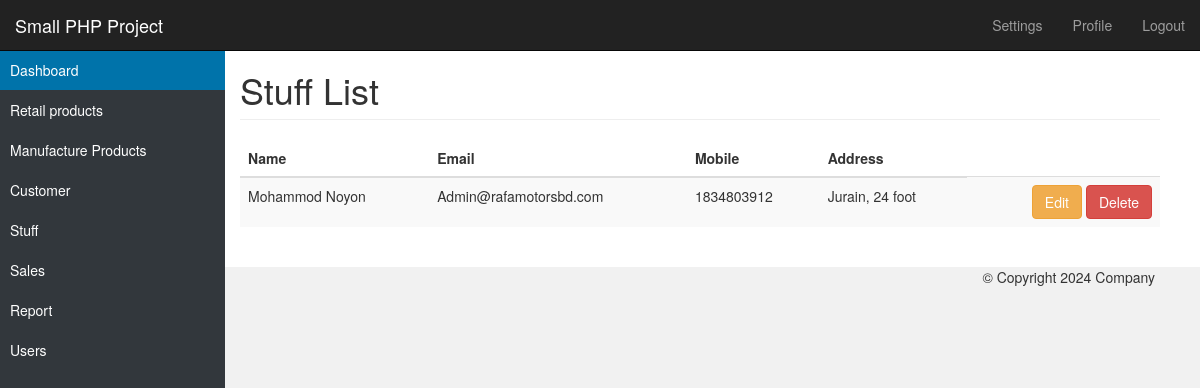
The page /admin/all-stuffs.php (signed in) on the database its author committed.
### tables this page shows
CREATE TABLE `tbl_stuff` (
  `id` int(11) NOT NULL,
  `name` varchar(255) NOT NULL,
  `email` varchar(255) NOT NULL,
  `mobile` int(11) NOT NULL,
  `address` varchar(255) NOT NULL
);

### lib/Database.php (called while the page is built, shortened)
<?php
Class Database {
	private $dbhost = DB_HOST;
	private $dbname = DB_NAME;
	private $dbuser = DB_USER;
	private $dbpass = DB_PASS;
	public $pdo;
	private function connectDB() {
		if(!isset($this->pdo)) {
			try {
				$link = new PDO("mysql:host=$this->dbhost;dbname=$this->dbname", $this->dbuser, $this->dbpass);
				$link->setAttribute(PDO::ATTR_ERRMODE, PDO::ERRMODE_EXCEPTION);
				$link->exec("SET CHARACTER SET utf8");
				$this->pdo = $link;
			} catch(PDOException $e) {
				die("Database connection error: ".$e->getMessage());
			}
		}
	}
	private function mysqliConnectDB() {
		$this->link = new mysqli($this->dbhost, $this->dbuser, $this->dbpass, $this->dbname);
	}
}
?>

### lib/Stuff.php (called while the page is built, shortened)
<?php
require_once('Database.php');
Class Stuff {
	private $db;
	public function __construct() {
		$this->db = new Database();
	}
	public function stuffsList() {
		$sql = "SELECT * FROM tbl_stuff ORDER BY id DESC";
		$stmt = $this->db->pdo->prepare($sql);
		$stmt->execute();
		$result = $stmt->fetchAll();
		return $result;
	}
}

### admin/all-stuffs.php (the view, shortened to what this page needs)
<?php
include('inc/header.php');
include('inc/sidebar.php');
include('../lib/Stuff.php');
$stuffs = new Stuff();
?>
<div class="container-fluid">
	<div class="row">
		<div class="col-sm-10 col-sm-offset-2 main">
		  <h1 class="page-header">Stuff List</h1>
		  <?php
			$customerList = $stuffs->stuffsList();
			if($customerList) {
		  ?>
			  <div class="table-responsive">
				<table class="table table-striped">
				  <thead>
					<tr>
					  <th>Name</th>
					  <th>Email</th>
					  <th>Mobile</th>
					  <th>Address</th>
					</tr>
				  </thead>
				  <tbody>
					<?php
						foreach($customerList as $list) {
					?>
					<tr>
						<td><?php echo $list['name']; ?></td>
						<td><?php echo ucwords($list['email']); ?></td>
						<td><?php echo $list['mobile']; ?></td>
						<td><?php echo $list['address']; ?></td>
						<td class="text-right">
							<a class="btn btn-warning" href="?editStuff=<?php echo $list['id']; ?>">Edit</a>
							<a href="?deleteStuff=<?php echo $list['id']; ?>" class="btn btn-danger">Delete</button>
						</td>
					</tr>
					<?php } ?>
				  </tbody>
				</table>
			  </div>
		  <?php } ?>
	  </div>
	</div>
</div>
<?php include('inc/footer.php'); ?>

### admin/assets/css/styles.css (style rules this page uses)
body { padding-top: 50px; background:#fff; background-color: #f1f1f1; }
.main { padding: 20px; background-color: #fff; }
@media (min-width: 768px) { .main { padding-right: 40px; padding-left: 40px; position:relative; z-index:1; } }
.main .page-header { margin-top: 0; }

### rows shown on the page
tbl_stuff: name "Mohammod Noyon", email "Admin@rafamotorsbd.com", mobile "1834803912", address "Jurain, 24 foot"
